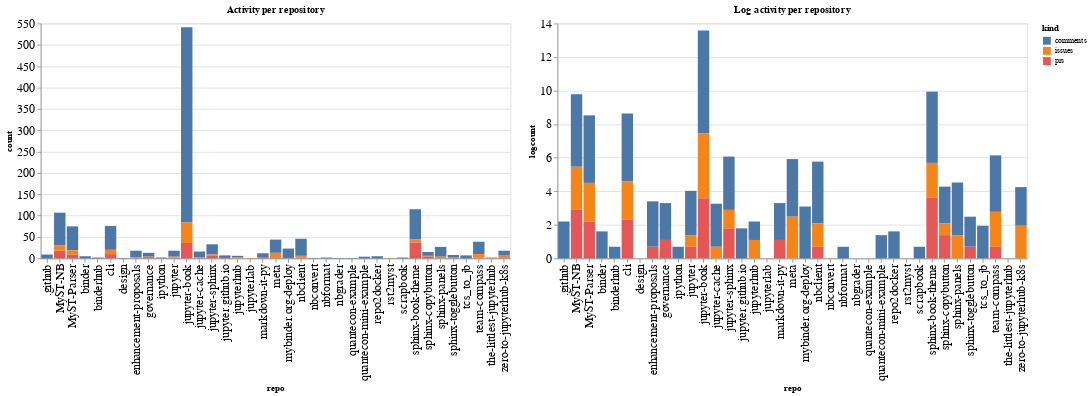

The cell this chart's notebook holds for it:
### Code cell
ch1 = alt.Chart(repo_summaries, width=600, title="Activity per repository").mark_bar().encode(
    x='repo',
    y='count',
    color='kind',
    tooltip="kind"
)

ch2 = alt.Chart(repo_summaries, width=600, title="Log activity per repository").mark_bar().encode(
    x='repo',
    y='logcount',
    color='kind',
    tooltip="kind"
)

ch1 | ch2

### Figure 1 — Vega-Lite specification as saved in the notebook (floating-point values rounded to 4 significant figures)
{"config": {"axisLeft": {"labelFontSize": 15}, "axisBottom": {"labelFontSize": 15}}, "hconcat": [{"mark": "bar", "encoding": {"color": {"type": "nominal", "field": "kind"}, "tooltip": {"type": "nominal", "field": "kind"}, "x": {"type": "nominal", "field": "repo"}, "y": {"type": "quantitative", "field": "count"}}, "title": "Activity per repository", "width": 600}, {"mark": "bar", "encoding": {"color": {"type": "nominal", "field": "kind"}, "tooltip": {"type": "nominal", "field": "kind"}, "x": {"type": "nominal", "field": "repo"}, "y": {"type": "quantitative", "field": "logcount"}}, "title": "Log activity per repository", "width": 600}], "data": {"name": "data-15e26bb56feae5676782e47dc156c752"}, "$schema": "https://vega.github.io/schema/vega-lite/v4.8.1.json", "datasets": {"data-15e26bb56feae5676782e47dc156c752": [{"repo": ".github", "kind": "comments", "count": 9, "logcount": 2.197}, {"repo": "MyST-NB", "kind": "comments", "count": 76, "logcount": 4.331}, {"repo": "MyST-NB", "kind": "issues", "count": 13, "logcount": 2.565}, {"repo": "MyST-NB", "kind": "prs", "count": 18, "logcount": 2.89}, {"repo": "MyST-Parser", "kind": "comments", "count": 56, "logcount": 4.025}, {"repo": "MyST-Parser", "kind": "issues", "count": 10, "logcount": 2.303}, {"repo": "MyST-Parser", "kind": "prs", "count": 9, "logcount": 2.197}, {"repo": "binder", "kind": "comments", "count": 5, "logcount": 1.609}, {"repo": "binderhub", "kind": "comments", "count": 2, "logcount": 0.6931}, {"repo": "cli", "kind": "comments", "count": 56, "logcount": 4.025}, {"repo": "cli", "kind": "issues", "count": 10, "logcount": 2.303}, {"repo": "cli", "kind": "prs", "count": 10, "logcount": 2.303}, {"repo": "design", "kind": "comments", "count": 1, "logcount": 0.0}, {"repo": "enhancement-proposals", "kind": "comments", "count": 15, "logcount": 2.708}, {"repo": "enhancement-proposals", "kind": "issues", "count": 1, "logcount": 0.0}, {"repo": "enhancement-proposals", "kind": "prs", "count": 2, "logcount": 0.6931}, {"repo": "governance", "kind": "comments", "count": 9, "logcount": 2.197}, {"repo": "governance", "kind": "issues", "count": 1, "logcount": 0.0}, {"repo": "governance", "kind": "prs", "count": 3, "logcount": 1.099}, {"repo": "ipython", "kind": "comments", "count": 2, "logcount": 0.6931}, {"repo": "jupyter", "kind": "comments", "count": 14, "logcount": 2.639}, {"repo": "jupyter", "kind": "issues", "count": 2, "logcount": 0.6931}, {"repo": "jupyter", "kind": "prs", "count": 2, "logcount": 0.6931}, {"repo": "jupyter-book", "kind": "comments", "count": 457, "logcount": 6.125}, {"repo": "jupyter-book", "kind": "issues", "count": 48, "logcount": 3.871}, {"repo": "jupyter-book", "kind": "prs", "count": 36, "logcount": 3.584}, {"repo": "jupyter-cache", "kind": "comments", "count": 13, "logcount": 2.565}, {"repo": "jupyter-cache", "kind": "issues", "count": 2, "logcount": 0.6931}, {"repo": "jupyter-cache", "kind": "prs", "count": 1, "logcount": 0.0}, {"repo": "jupyter-sphinx", "kind": "comments", "count": 24, "logcount": 3.178}, {"repo": "jupyter-sphinx", "kind": "issues", "count": 3, "logcount": 1.099}, {"repo": "jupyter-sphinx", "kind": "prs", "count": 6, "logcount": 1.792}, {"repo": "jupyter.github.io", "kind": "comments", "count": 6, "logcount": 1.792}, {"repo": "jupyter.github.io", "kind": "prs", "count": 1, "logcount": 0.0}, {"repo": "jupyterhub", "kind": "comments", "count": 3, "logcount": 1.099}, {"repo": "jupyterhub", "kind": "issues", "count": 3, "logcount": 1.099}, {"repo": "jupyterlab", "kind": "issues", "count": 1, "logcount": 0.0}, {"repo": "markdown-it-py", "kind": "comments", "count": 9, "logcount": 2.197}, {"repo": "markdown-it-py", "kind": "prs", "count": 3, "logcount": 1.099}, {"repo": "meta", "kind": "comments", "count": 31, "logcount": 3.434}, {"repo": "meta", "kind": "issues", "count": 12, "logcount": 2.485}, {"repo": "meta", "kind": "prs", "count": 1, "logcount": 0.0}, {"repo": "mybinder.org-deploy", "kind": "comments", "count": 22, "logcount": 3.091}, {"repo": "mybinder.org-deploy", "kind": "prs", "count": 1, "logcount": 0.0}, {"repo": "nbclient", "kind": "comments", "count": 40, "logcount": 3.689}, {"repo": "nbclient", "kind": "issues", "count": 4, "logcount": 1.386}, {"repo": "nbclient", "kind": "prs", "count": 2, "logcount": 0.6931}, {"repo": "nbconvert", "kind": "comments", "count": 1, "logcount": 0.0}, {"repo": "nbformat", "kind": "comments", "count": 2, "logcount": 0.6931}, {"repo": "nbgrader", "kind": "comments", "count": 1, "logcount": 0.0}, {"repo": "quantecon-example", "kind": "comments", "count": 1, "logcount": 0.0}, {"repo": "quantecon-mini-example", "kind": "comments", "count": 4, "logcount": 1.386}, {"repo": "repo2docker", "kind": "comments", "count": 5, "logcount": 1.609}, {"repo": "rst2myst", "kind": "issues", "count": 1, "logcount": 0.0}, {"repo": "scrapbook", "kind": "comments", "count": 2, "logcount": 0.6931}, {"repo": "sphinx-book-theme", "kind": "comments", "count": 70, "logcount": 4.248}, {"repo": "sphinx-book-theme", "kind": "issues", "count": 8, "logcount": 2.079}, {"repo": "sphinx-book-theme", "kind": "prs", "count": 37, "logcount": 3.611}, {"repo": "sphinx-copybutton", "kind": "comments", "count": 9, "logcount": 2.197}, {"repo": "sphinx-copybutton", "kind": "issues", "count": 2, "logcount": 0.6931}, {"repo": "sphinx-copybutton", "kind": "prs", "count": 4, "logcount": 1.386}, {"repo": "sphinx-panels", "kind": "comments", "count": 23, "logcount": 3.135}, {"repo": "sphinx-panels", "kind": "issues", "count": 4, "logcount": 1.386}, {"repo": "sphinx-togglebutton", "kind": "comments", "count": 6, "logcount": 1.792}, {"repo": "sphinx-togglebutton", "kind": "prs", "count": 2, "logcount": 0.6931}, {"repo": "tcs_to_jb", "kind": "comments", "count": 7, "logcount": 1.946}, {"repo": "team-compass", "kind": "comments", "count": 29, "logcount": 3.367}, {"repo": "team-compass", "kind": "issues", "count": 8, "logcount": 2.079}, {"repo": "team-compass", "kind": "prs", "count": 2, "logcount": 0.6931}, {"repo": "the-littlest-jupyterhub", "kind": "comments", "count": 1, "logcount": 0.0}, {"repo": "the-littlest-jupyterhub", "kind": "issues", "count": 1, "logcount": 0.0}, {"repo": "zero-to-jupyterhub-k8s", "kind": "comments", "count": 10, "logcount": 2.303}, {"repo": "zero-to-jupyterhub-k8s", "kind": "issues", "count": 7, "logcount": 1.946}, {"repo": "zero-to-jupyterhub-k8s", "kind": "prs", "count": 1, "logcount": 0.0}]}}
